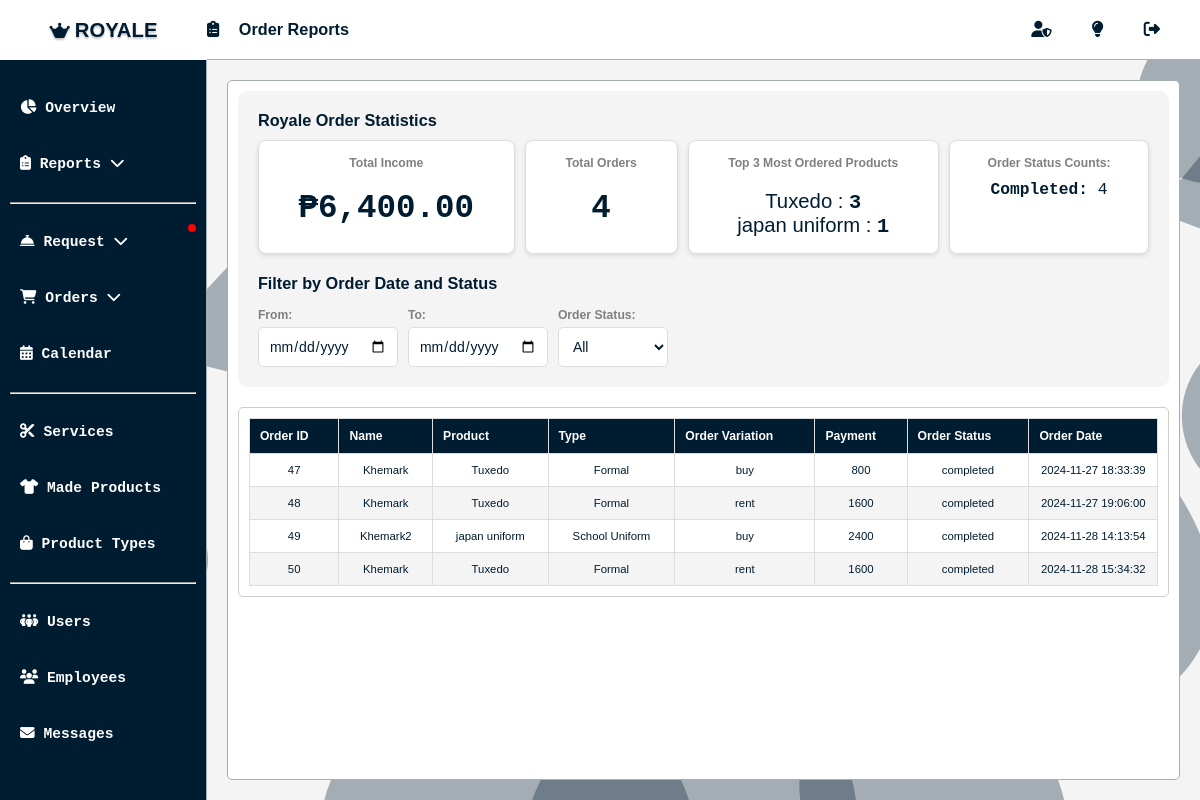
The app's page /admin/order_report.php (signed in), older data.
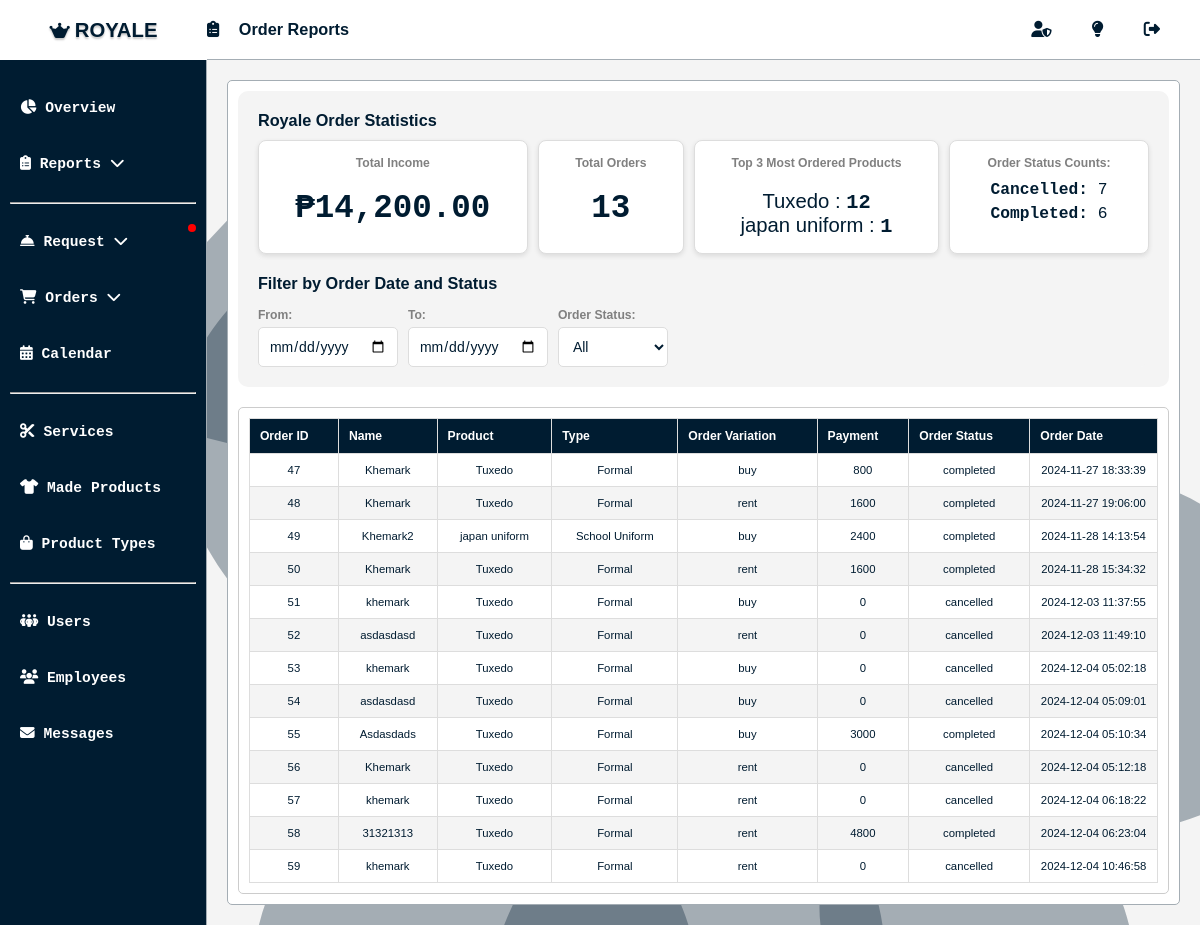
The same page, newer data.
### tables this page shows
CREATE TABLE `royale_product_order_tbl` (
  `order_id` int(11) NOT NULL,
  `user_id` int(11) NOT NULL,
  `order_type` varchar(255) NOT NULL,
  `order_variation` varchar(255) NOT NULL,
  `order_status` varchar(255) NOT NULL,
  `user_name` varchar(255) NOT NULL,
  `user_contact_number` varchar(255) NOT NULL,
  `user_gender` varchar(255) NOT NULL,
  `user_email` varchar(255) NOT NULL,
  `user_address` text NOT NULL,
  `pickup_date` date NOT NULL,
  `pickup_time` time NOT NULL,
  `product_days_of_rent` int(255) NOT NULL,
  `product_id` int(255) NOT NULL,
  `product_name` varchar(255) NOT NULL,
  `product_type` varchar(255) NOT NULL,
  `product_gender` varchar(255) NOT NULL,
  `product_size` varchar(255) NOT NULL,
  `product_quantity` bigint(255) NOT NULL,
  `product_price` bigint(255) NOT NULL,
  `product_rent_price` bigint(255) NOT NULL,
  `product_photo` varchar(255) NOT NULL,
  `payment` bigint(255) NOT NULL,
  `payment_date` date NOT NULL,
  `cancellation_reason` text NOT NULL,
  `datetime_order` datetime NOT NULL
);

### admin/order_report.php (the view, shortened to what the rows shown need)
<?php
require 'dbconnect.php';
$queryConditions = [];
$whereClause = !empty($queryConditions) ? "WHERE " . implode(" AND ", $queryConditions) : "";
$orderQuery = "SELECT `order_id`, `user_id`, `order_type`, `order_variation`, `order_status`, `user_name`, `user_contact_number`, `user_gender`, `user_email`, `user_address`, `pickup_date`, `pickup_time`, `product_days_of_rent`, `product_id`, `product_name`, `product_type`, `product_gender`, `product_size`, `product_quantity`, `product_price`, `product_rent_price`, `product_photo`, `payment`, `payment_date`, `datetime_order` FROM `royale_product_order_tbl` $whereClause";
$stmt = $conn->prepare($orderQuery);
$stmt->execute();
$orderReports = $stmt->get_result()->fetch_all(MYSQLI_ASSOC);
?>
<!DOCTYPE html>
<html lang="en">
<head>
    <?php include 'important.php'; ?>
    <link rel="stylesheet" href="css/main.css?v=<?php echo time(); ?>">
    <link rel="stylesheet" href="css/all_dashboard.css?v=<?php echo time(); ?>">
</head>
<body class="<?php echo isset($_SESSION['admin_id']) ? 'admin-mode' : ''; ?>">
    <div class="overall-container">
        <main>
            <div class="content-container">
                <div class="content" style="overflow-y:scroll;">
                    <div id="download-container">
                        <div class="report-table-container">
                            <table id="orderTable">
                                <thead>
                                    <tr>
                                        <th>Order ID</th>
                                        <th>Name</th>
                                        <th>Product</th>
                                        <th>Type</th>
                                        <th>Order Variation</th>
                                        <th>Payment</th>
                                        <th>Order Status</th>
                                        <th>Order Date</th>
                                    </tr>
                                </thead>
                                <tbody>
                                    <?php if (empty($orderReports)): ?>
                                        <tr>
                                            <td colspan="9">No orders found.</td>
                                        </tr>
                                    <?php else: ?>
                                        <?php foreach ($orderReports as $order): ?>
                                            <tr class="order-row"
                                                data-id="<?php echo $order['order_id']; ?>"
                                                data-user-id="<?php echo $order['user_id']; ?>"
                                                data-order-type="<?php echo $order['order_type']; ?>"
                                                data-order-variation="<?php echo $order['order_variation']; ?>"
                                                data-order-status="<?php echo $order['order_status']; ?>"
                                                data-user-name="<?php echo $order['user_name']; ?>"
                                                data-user-contact="<?php echo $order['user_contact_number']; ?>"
                                                data-user-gender="<?php echo $order['user_gender']; ?>"
                                                data-user-email="<?php echo $order['user_email']; ?>"
                                                data-user-address="<?php echo $order['user_address']; ?>"
                                                data-pickup-date="<?php echo $order['pickup_date']; ?>"
                                                data-pickup-time="<?php echo $order['pickup_time']; ?>"
                                                data-days-of-rent="<?php echo $order['product_days_of_rent']; ?>"
                                                data-product-id="<?php echo $order['product_id']; ?>"
                                                data-product-name="<?php echo $order['product_name']; ?>"
                                                data-product-type="<?php echo $order['product_type']; ?>"
                                                data-product-gender="<?php echo $order['product_gender']; ?>"
                                                data-product-size="<?php echo $order['product_size']; ?>"
                                                data-product-quantity="<?php echo $order['product_quantity']; ?>"
                                                data-product-price="<?php echo $order['product_price']; ?>"
                                                data-product-rent-price="<?php echo $order['product_rent_price']; ?>"
                                                data-product-photo="<?php echo $order['product_photo']; ?>"
                                                data-payment="<?php echo $order['payment']; ?>"
                                                data-payment-date="<?php echo $order['payment_date']; ?>"
                                                data-order-date="<?php echo $order['datetime_order']; ?>">
                                                <td><?php echo $order['order_id']; ?></td>
                                                <td><?php echo $order['user_name']; ?></td>
                                                <td><?php echo $order['product_name']; ?></td>
                                                <td><?php echo $order['product_type']; ?></td>
                                                <td><?php echo $order['order_variation']; ?></td>
                                                <td><?php echo $order['payment']; ?></td>
                                                <td><?php echo $order['order_status']; ?></td>
                                                <td><?php echo $order['datetime_order']; ?></td>
                                            </tr>
                                        <?php endforeach; ?>
                                    <?php endif; ?>
                                </tbody>
                            </table>
                        </div>
                    </div>
                </div>
            </div>
        </main>
    </div>
</body>
</html>

Row changes from the older to the newer data that the page shows:
added royale_product_order_tbl: order_id "51", user_name "khemark", product_name "Tuxedo", product_type "Formal", order_variation "buy", payment "0", order_status "cancelled", datetime_order "2024-12-03 11:37:55"
added royale_product_order_tbl: order_id "52", user_name "asdasdasd", product_name "Tuxedo", product_type "Formal", order_variation "rent", payment "0", order_status "cancelled", datetime_order "2024-12-03 11:49:10"
added royale_product_order_tbl: order_id "53", user_name "khemark", product_name "Tuxedo", product_type "Formal", order_variation "buy", payment "0", order_status "cancelled", datetime_order "2024-12-04 05:02:18"
added royale_product_order_tbl: order_id "54", user_name "asdasdasd", product_name "Tuxedo", product_type "Formal", order_variation "buy", payment "0", order_status "cancelled", datetime_order "2024-12-04 05:09:01"
added royale_product_order_tbl: order_id "55", user_name "Asdasdads", product_name "Tuxedo", product_type "Formal", order_variation "buy", payment "3000", order_status "completed", datetime_order "2024-12-04 05:10:34"
added royale_product_order_tbl: order_id "56", user_name "Khemark", product_name "Tuxedo", product_type "Formal", order_variation "rent", payment "0", order_status "cancelled", datetime_order "2024-12-04 05:12:18"
added royale_product_order_tbl: order_id "57", user_name "khemark", product_name "Tuxedo", product_type "Formal", order_variation "rent", payment "0", order_status "cancelled", datetime_order "2024-12-04 06:18:22"
added royale_product_order_tbl: order_id "58", user_name "31321313", product_name "Tuxedo", product_type "Formal", order_variation "rent", payment "4800", order_status "completed", datetime_order "2024-12-04 06:23:04"
added royale_product_order_tbl: order_id "59", user_name "khemark", product_name "Tuxedo", product_type "Formal", order_variation "rent", payment "0", order_status "cancelled", datetime_order "2024-12-04 10:46:58"
Text that changed along with them:
$totalIncome: "6,400.00" → "14,200.00"
$totalOrders: "4" → "13"
new list line: "Tuxedo : 12"
new list line: "Cancelled : 7"
new list line: "Completed : 6"
list line gone: "Tuxedo : 3"
list line gone: "Completed : 4"
